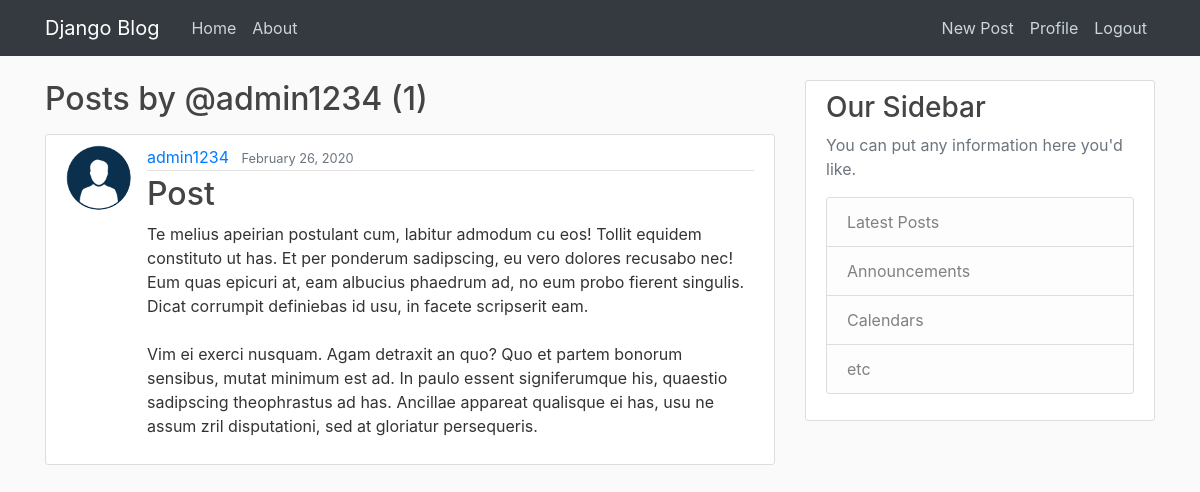
Screenshot of /user/admin1234 (signed in) with the database file from the repository.
### blog/models.py (models this page shows, shortened)
class Post(models.Model):
    author = models.ForeignKey(User, on_delete=models.CASCADE, related_name="posts_author")
    title = models.CharField(max_length=100)
    content = models.TextField()
    date_posted = models.DateTimeField(default=timezone.now)

### users/models.py (models this page shows, shortened)
class Profile(models.Model):
    user = models.OneToOneField(User, on_delete=models.CASCADE)
    image = models.ImageField(default='default.png', upload_to='profile_photos')

### blog/views.py (the view)
# urls.py: path('user/<str:username>', v.UserPostListView.as_view(), name='user-posts'),
class UserPostListView(ListView):
    model = Post
    template_name = 'blog/user_posts.html'
    context_object_name = 'posts'
    paginate_by = 5
    def get_queryset(self):
        user = get_object_or_404(User, username=self.kwargs.get('username'))
        return Post.objects.filter(author=user).order_by('-date_posted')

### blog/templates/blog/user_posts.html (shortened to what this page needs)
{% extends 'blog/base.html' %}
{% block content %}
    <h2 class="mb-3">Posts by @{{ view.kwargs.username }} ({{ page_obj.paginator.count }})</h2>
    {% for post in posts %}
        <article class="media content-section">
            <img class="rounded-circle article-img" src="{{ post.author.profile.image.url }}">
            <div class="media-body">
              <div class="article-metadata">
                <a class="mr-2" href="{% url 'blog:user-posts' post.author.username %}">{{ post.author }}</a>
                <small class="text-muted">{{ post.date_posted | date:"F d, Y" }}</small>
              </div>
              <h2><a class="article-title" href="{% url 'blog:post-detail' post.pk %}">{{ post.title }}</a></h2>
              <p class="article-content">{{ post.content }}</p>
            </div>
          </article>
    {% endfor %}
{% endblock content %}

### static/blog/main.css (style rules this page uses)
body { background: #fafafa; color: #333333; margin-top: 5rem; }
h1, h2, h3, h4, h5, h6 { color: #444444; }
.content-section { background: #ffffff; padding: 10px 20px; border: 1px solid #dddddd; border-radius: 3px; margin-bottom: 20px; }
.article-title { color: #444444; }
.article-content { white-space: pre-line; }
.article-img { height: 65px; width: 65px; margin-right: 16px; }
.article-metadata { padding-bottom: 1px; margin-bottom: 4px; border-bottom: 1px solid #e3e3e3 }

### rows the page displays
Post: author.profile.image (placeholder picture), author "admin1234", date_posted "February 26, 2020", title "Post", content "Te melius apeirian postulant cum, labitur admodum cu eos! Tollit equidem constituto ut has. Et per ponderum sadipscing, eu vero dolores recusabo nec! Eum quas epicuri at, eam albucius phaedrum ad, no eum probo fierent singulis. Dicat corrumpit definiebas id usu, in facete scripserit eam. Vim ei exerci nusquam. Agam detraxit an quo? Quo et partem bonorum sensibus, mutat minimum est ad. In paulo essent signiferumque his, quaestio sadipscing theophrastus ad has. Ancillae appareat qualisque ei has, usu ne assum zril disputationi, sed at gloriatur persequeris."

### other values shown
{{ view.kwargs.username }} "admin1234"
{{ page_obj.paginator.count }} "1"
